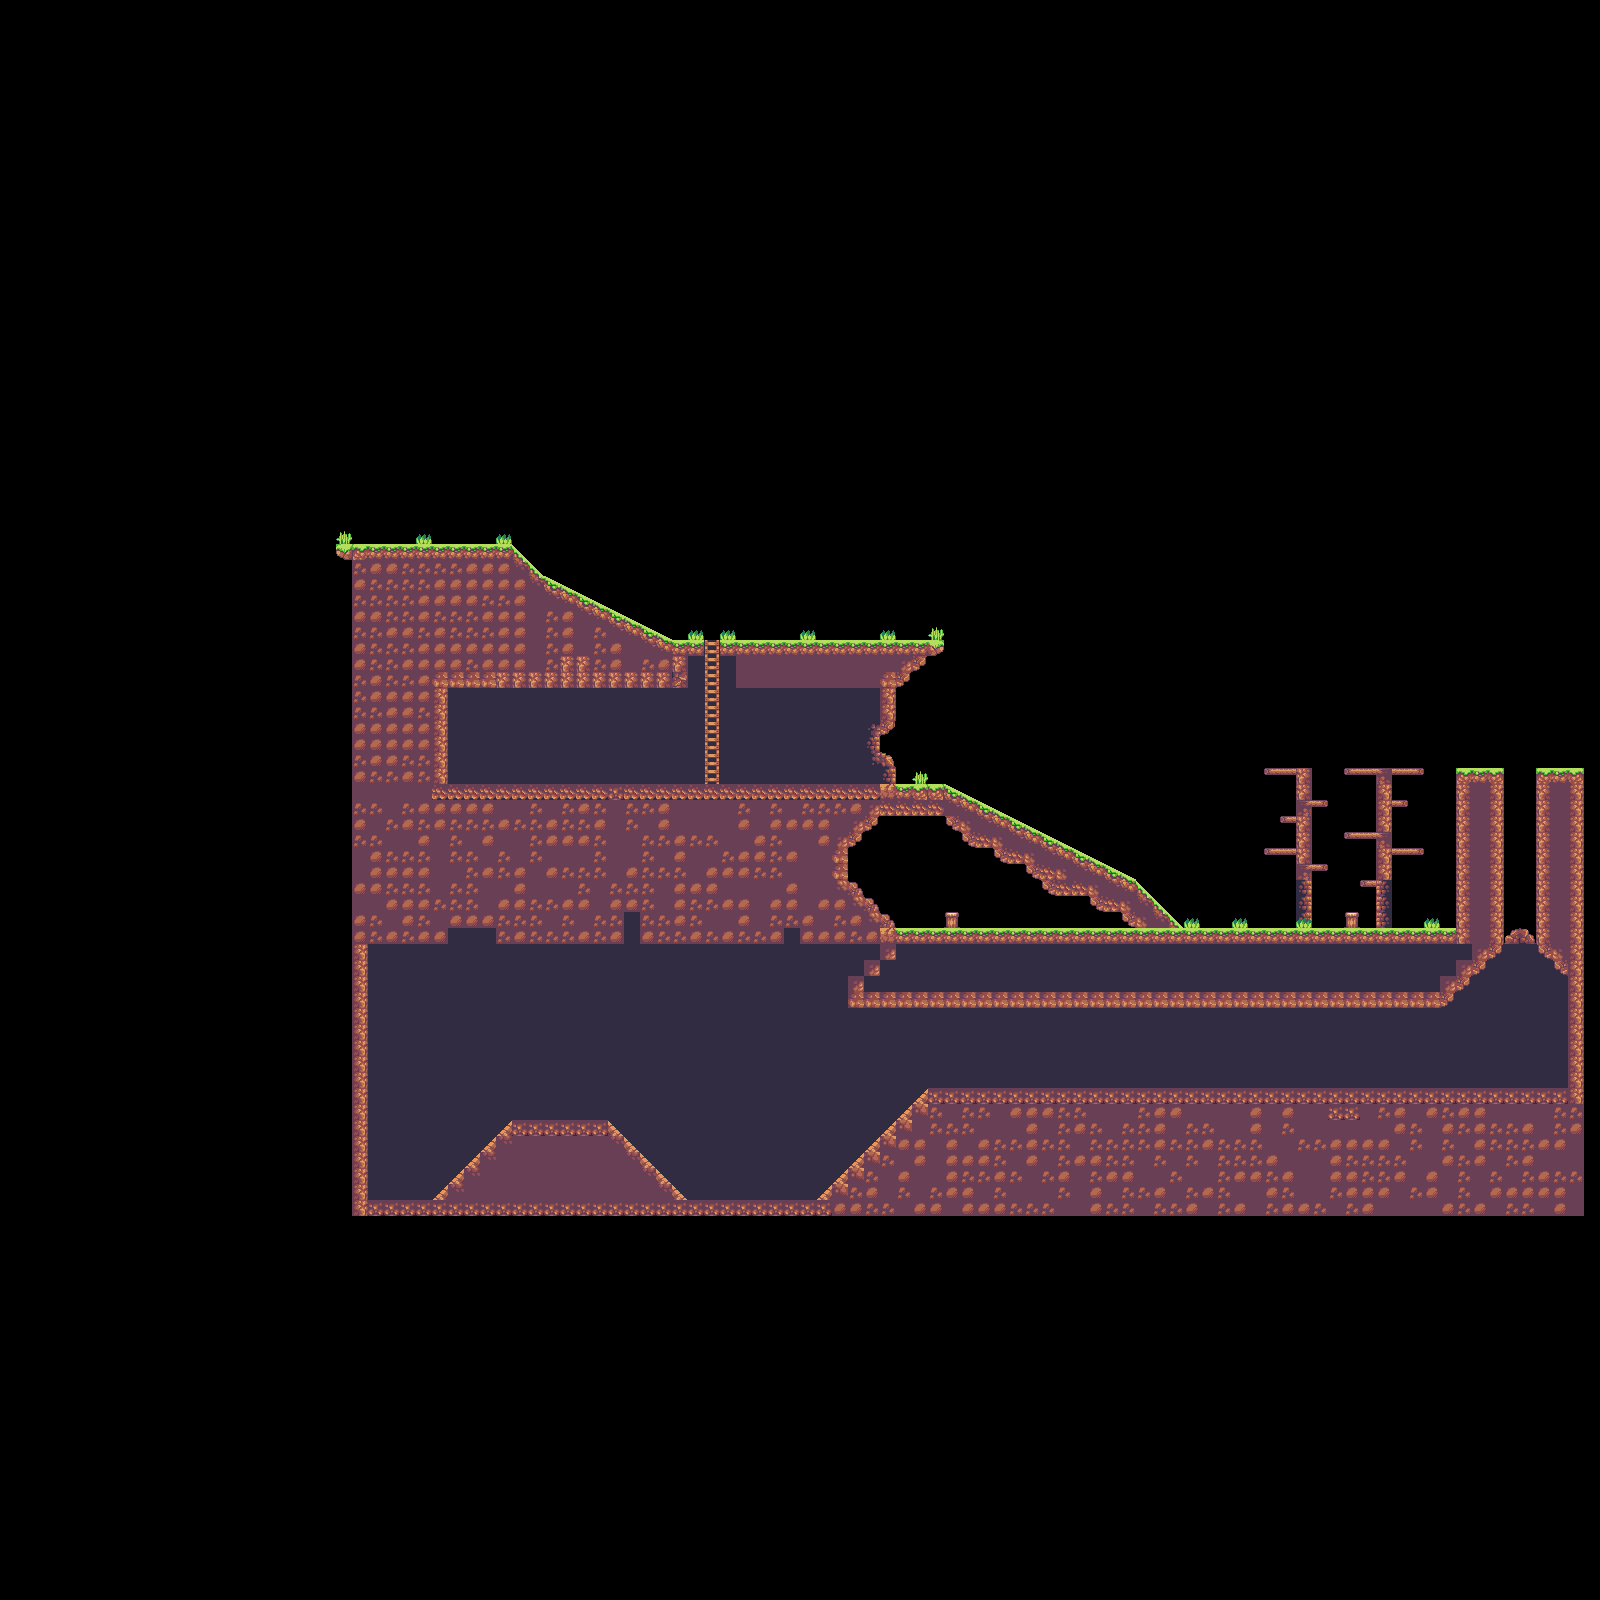

This game map was drawn from its Tiled (.tmx) file and the tilesets committed beside it. A one-line description and the trimmed map source follow:
An orthogonal 100x100 tile map with 16x16 px tiles, 4 tile layers (Ground1, Copy of Ground1, Ladder, Grass).

<map version="1.0" tiledversion="2018.02.14" orientation="orthogonal" renderorder="right-down" width="100" height="100" tilewidth="16" tileheight="16" infinite="0" nextobjectid="1">
 <tileset firstgid="1" source="SunnyLand.tsx" />
 <layer name="Ground1" width="100" height="100">
  <data>[10000 cells, 475 non-empty, 35 distinct tile ids]</data>
 </layer>
 <layer name="Copy of Ground1" width="100" height="100">
  <data>[10000 cells, 2015 non-empty, 34 distinct tile ids]</data>
 </layer>
 <layer name="Ladder" width="100" height="100">
  <data>[10000 cells, 31 non-empty, 9 distinct tile ids]</data>
 </layer>
 <layer name="Grass" width="100" height="100">
  <data>[10000 cells, 258 non-empty, 31 distinct tile ids]</data>
 </layer>
</map>
